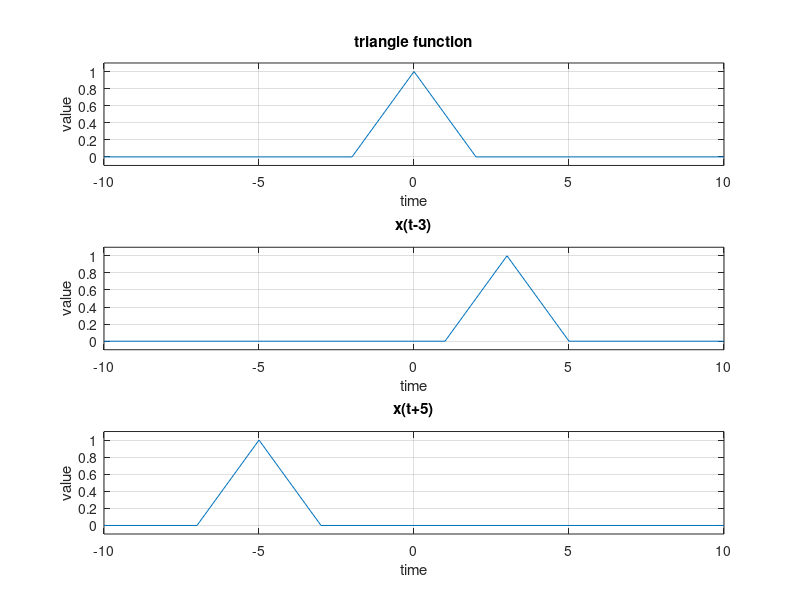

The MATLAB source for this figure:
clear all; close all; clc;
t=[-10:-2 0 2:10];
x=[zeros(1,9) 1 zeros(1,9)];
subplot(311);
plot(t,x);
axis([-10 10 -.1 1.1]);
title('triangle function','linewidth',2);
xlabel('time');
ylabel('value');
grid on;

%triangle function with time shifting x(t-no)
no=3;
t=[-10:-2+no no 2+no:10];
x=[zeros(1,9+no) 1 zeros(1,9-no)];
subplot(312);
plot(t,x);
axis([-10 10 -.1 1.1]);
title('x(t-3)','linewidth',2);
xlabel('time');
ylabel('value');
grid on;

%x(t+5)
no=5;
t=[-10:-2-no -no 2-no:10];
x=[zeros(1,9-no) 1 zeros(1,9+no)];
subplot(313);
plot(t,x);
axis([-10 10 -.1 1.1]);
title('x(t+5)','linewidth',2);
xlabel('time');
ylabel('value');
grid on;
